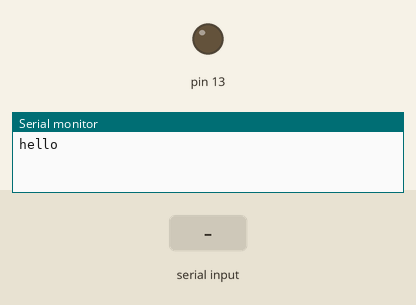
This sketch was run on a simulated Arduino Uno, built with avr-gcc and run on an emulated ATmega328P. On the bench: output pins drawn as LEDs (lit = HIGH), the last lines printed to the serial monitor. Inputs (shaded band) come from the test bench.

Above: at 1.2 s.
1.3 s: "1" received over Serial
At 2.0 s:
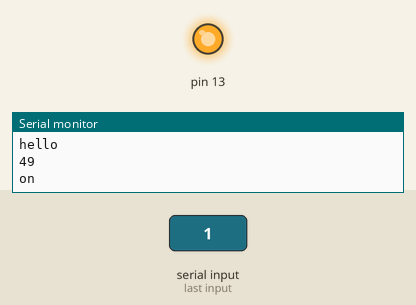
2.8 s: "0" received over Serial
At 3.1 s:
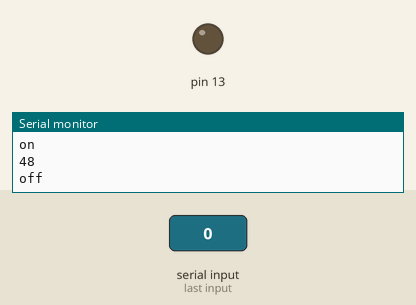
Timing chart, 0 to 5.8 s (numbered marks = the images above; inputs shaded):
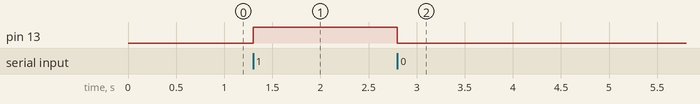

The sketch:

SerialInterface.ino
```cpp
/*
  Test serial interface
 */

void setup() {

  Serial.begin(9600);
  Serial.println("hello");

  pinMode(13, OUTPUT);
  digitalWrite(13, LOW);
}

void loop() {

  if (Serial.available()) {
    // read the most recent byte (which will be from 0 to 255):
    int brightness = Serial.read();
    Serial.println(brightness);
    if (brightness == '1') {
      Serial.println("on");
      digitalWrite(13, HIGH);
    } else if (brightness == '0') {
      Serial.println("off");
      digitalWrite(13, LOW);
    }
  }
}
```

Measured:
- after the input at 1.3 s, pin 13: LOW → HIGH at once
- after the input at 2.8 s, pin 13: HIGH → LOW at once
